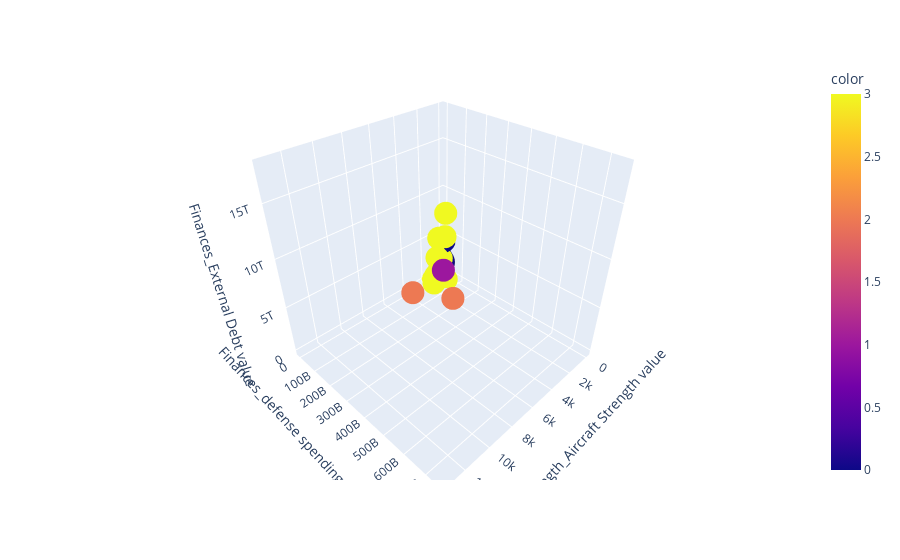

Source (notebook cell):
### Code cell
fig = px.scatter_3d(x=df["Airforce Strength_Aircraft Strength value"],
                   y=df["Finances_defense spending budget value"],
                   z=df["Finances_External Debt value"],
                   color=df.cluster,
                   labels = {"x": "Airforce Strength_Aircraft Strength value",
                             "y": "Finances_defense spending budget value",
                             "z": "Finances_External Debt value"},
                   hover_name=df["2020 ranking_country"])

fig.show()

### Figure 1 — Plotly figure (JSON) as saved in the notebook; plotly's stock layout.template omitted (floating-point values rounded to 4 significant figures; data arrays with more than 128 entries replaced by an {"elided": "..."} marker saying what was removed)
{"data": [{"hovertemplate": "<b>%{hovertext}</b><br><br>Airforce Strength_Aircraft Strength value=%{x}<br>Finances_defense spending budget value=%{y}<br>Finances_External Debt value=%{z}<br>color=%{marker.color}<extra></extra>", "hovertext": {"elided": "138 str values"}, "legendgroup": "", "marker": {"color": {"elided": "138 int values"}, "coloraxis": "coloraxis", "symbol": "circle"}, "mode": "markers", "name": "", "scene": "scene", "showlegend": false, "type": "scatter3d", "x": {"elided": "138 int values"}, "y": {"elided": "138 int values"}, "z": {"elided": "138 int values"}}], "layout": {"coloraxis": {"colorbar": {"title": {"text": "color"}}, "colorscale": [[0, "#0d0887"], [0.1111, "#46039f"], [0.2222, "#7201a8"], [0.3333, "#9c179e"], [0.4444, "#bd3786"], [0.5556, "#d8576b"], [0.6667, "#ed7953"], [0.7778, "#fb9f3a"], [0.8889, "#fdca26"], [1, "#f0f921"]]}, "legend": {"tracegroupgap": 0}, "margin": {"t": 60}, "scene": {"domain": {"x": [0, 1], "y": [0, 1]}, "xaxis": {"title": {"text": "Airforce Strength_Aircraft Strength value"}}, "yaxis": {"title": {"text": "Finances_defense spending budget value"}}, "zaxis": {"title": {"text": "Finances_External Debt value"}}}}}
